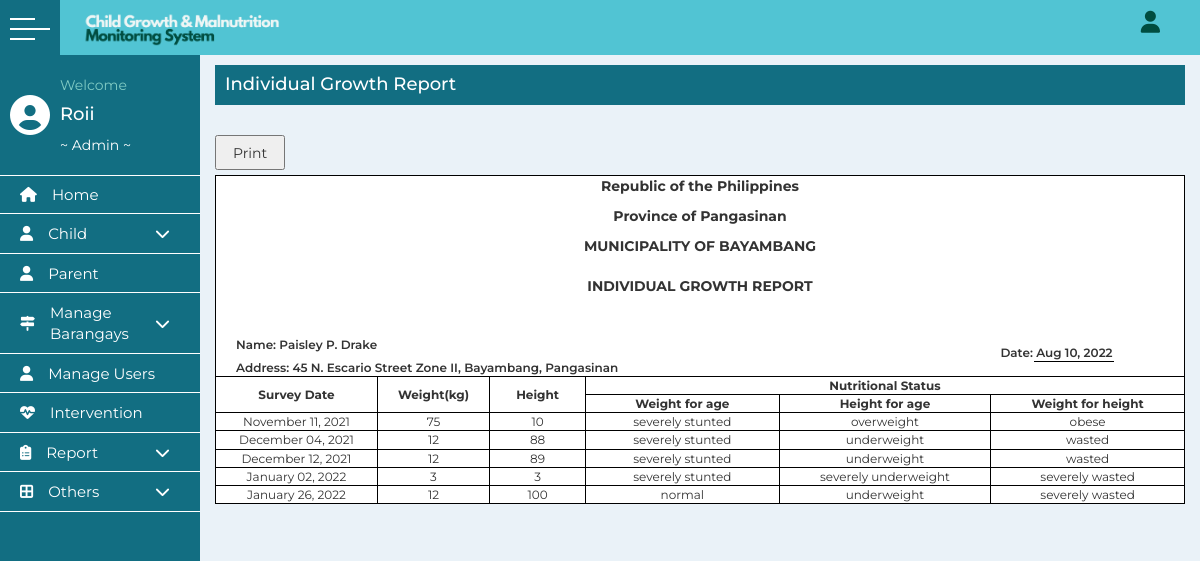
The app's page /individual_growth_report.php?id=85 (signed in) with its own data.
### tables this page shows
CREATE TABLE `newchild` (
  `id` int(11) NOT NULL,
  `lastname` varchar(255) NOT NULL,
  `firstname` varchar(255) NOT NULL,
  `middlename` varchar(255) NOT NULL,
  `birthdate` date NOT NULL,
  `age` int(11) NOT NULL,
  `gender` varchar(20) NOT NULL,
  `street` varchar(255) NOT NULL,
  `barangay` varchar(255) NOT NULL,
  `municipality` varchar(255) NOT NULL,
  `p_lastname` varchar(255) NOT NULL,
  `p_firstname` varchar(255) NOT NULL,
  `p_middlename` varchar(255) NOT NULL,
  `weight` double NOT NULL,
  `height` double NOT NULL,
  `weightstatus` varchar(255) NOT NULL,
  `heightstatus` varchar(255) NOT NULL,
  `w8_h8` varchar(255) NOT NULL,
  `svdate` date NOT NULL,
  `entrydate` varchar(255) NOT NULL,
  `archive` varchar(255) NOT NULL
);

CREATE TABLE `barangays` (
  `name` varchar(255) NOT NULL,
  `municipality` varchar(255) NOT NULL,
  `id` int(11) NOT NULL,
  `childcount` int(11) NOT NULL
);

CREATE TABLE `childrecords` (
  `id` int(11) NOT NULL,
  `child_id` int(11) NOT NULL,
  `svdate` varchar(255) NOT NULL,
  `weight` double NOT NULL,
  `height` double NOT NULL,
  `age` int(11) NOT NULL,
  `heightstatus` varchar(255) NOT NULL,
  `weightstatus` varchar(255) NOT NULL,
  `w8_h8` varchar(255) NOT NULL,
  `added_by` varchar(255) NOT NULL
);

### individual_growth_report.php (the view, shortened to what this page needs)
<?php
include ("includes/config.php");
  if (isset($_GET['id'])) {
    $id = $_GET['id'];
    $sql = "SELECT p.*,a.municipality, a.name
            FROM newchild AS p
            LEFT JOIN barangays AS a
            ON p.barangay=a.name where p.id = $id";
    $result = mysqli_query($Connection, $sql);
    $record = mysqli_fetch_assoc($result);
    $table_sql="SELECT * from childrecords where child_id = $id order by svdate";
    $table_result=mysqli_query($Connection, $table_sql);
  }
include ('includes/header.php');
?>
      <main>
      <div class="container">
          <div class="title-page" style="margin-top: 25px;">
            <h3>Individual Growth Report</h3>
           </div>
          <button style="width: 70px; height: 35px; margin-bottom: 5px; margin-top: 30px; font-size: 14px;">Print</button>
          <div class="individual-report" style="margin-bottom: 30px;">
            <table id="printTable" class="individual-report-table" style="width: 100%; background-color: white; height: auto; border: 1px solid black; border-collapse: collapse;">
              <tr>
                <th colspan="8" style="text-align: center; height: 100px; border: 1px solid black;">
                  <p style="font-size: 14px">Republic of the Philippines </p>
                  <p style="font-size: 14px">Province of Pangasinan</p>
                  <p style="font-size: 14px">MUNICIPALITY OF <?php echo strtoupper($record['municipality'])?></p>
                  <p style="font-size: 14px; margin-top: 20px;">INDIVIDUAL GROWTH REPORT</p>
                  <div class="child-info" style="margin-top: 40px;">
                    <div class="child-name" style="float: left; margin-left: 20px; font-size: 12px; font-weight: 600;">
                      Name:  <?php echo $record['firstname'].' '.$record['middlename'].' '.$record['lastname']; ?>
                    </div>
                    <br>
                    <div class="child-address" style="float: left; margin-left: 20px; font-size: 12px; font-weight: 600;">
                      Address: <?php echo $record['street'].' '.$record['barangay'].', '.$record['municipality'].', Pangasinan'; ?>
                    </div>
                    <div class="date-issued" style="float: right; margin-right: 70px; font-size: 12px; font-weight: 600; margin-top: -15px;">
                      Date:   <u><?php echo date("M d, Y");?></u> <div style="border-bottom: 1px solid black; width: 80px; margin-left: 35px;"></div>
                    </div>
                  </div>
                </th>
              </tr>
              <tr>
                <th  style="font-size: 12px; width: 300px; border: 1px solid black;" rowspan="2">Survey Date</th>
                <th  style="font-size: 12px; width: 170px; border: 1px solid black;" rowspan="2">Weight(kg)</th>
                <th  style="font-size: 12px; width: 170px; border: 1px solid black;" rowspan="2">Height</th>
                <th  style="font-size: 12px; border: 1px solid black;" colspan="3">Nutritional Status</th>
              </tr>
              <tr>
                <th style="font-size: 12px; border: 1px solid black;">Weight for age</th>
                <th style="font-size: 12px; border: 1px solid black;">Height for age</th>
                <th style="font-size: 12px; border: 1px solid black;">Weight for height</th>
              </tr>
                    <?php
                 while ($record = mysqli_fetch_assoc($table_result)) { ?>
                 <tr>
                <td style="font-size: 12px; border: 1px solid black;"><?php
                  if ($record['svdate']=='0000-00-00') {
                    echo "No survey yet";
                  }else{
                    echo date("F d, Y", strtotime($record['svdate']));
                  }
                ?></td>
                <td style="font-size: 12px; border: 1px solid black;"><?php
                 if ($record['weight']=='0') {
                    echo " ";
                  }else{
                    echo $record['weight'];
                  }
                 ?></td>
                <td style=" font-size: 12px;border: 1px solid black;"><?php
                 if ($record['height']=='0') {
                    echo " ";
                  }else{
                    echo $record['height'];
                  }
                 ?></td>
                <td style="font-size: 12px; border: 1px solid black;"><?php echo $record['heightstatus'];?></td>
                <td style="font-size: 12px; border: 1px solid black;"><?php echo $record['weightstatus'];?></td>
                <td style=" font-size: 12px;border: 1px solid black;"><?php echo $record['w8_h8'];?></td>
              </tr>
            <?php }?>
            </table>
          </div>
          </div>
      </div>
</body>
</html>

### css/style.css (style rules this page uses)
* { margin: 0; padding: 0; list-style: none; box-sizing: border-box; text-decoration: none; font-family: 'Montserrat', sans-serif; }
.main_container .container { margin-top: 40px; width: calc(100% - 200px); margin-left: 200px; transition: all 0.3s ease; }
main { background: #EAF2F8; min-height: calc(100vh - 60px); }
.title-page { width: 100%; height: 40px; background-color: #126e82; margin-top: 50px; }
.title-page h3 { float: left; margin-top: 10px; margin-left: 10px; font-size: 18px; color: white; }
.table-list table, td, th { border: 3px solid #126e82; font-size: 14px; text-align: center; }
.table-list-barangay table, td, th { border: 3px solid #126e82; font-size: 14px; text-align: center; }
.table-list-2 table, td, th { border: 3px solid #126e82; font-size: 18px; text-align: center; }
.table-list-2 table td, th { width: 400px; text-align: center; }
.table-list-child table, td, th { border: 3px solid #126e82; font-size: 14px; text-align: center; }
.table-child-growth table, td, th { border: 2px solid black; font-size: 16px; text-align: center; }
.table-child-report table, th, td { border: 2px solid black; }
.table-intervention table, td, th { border: 2px solid black; font-size: 16px; text-align: center; }

### records on screen
newchild: barangays.municipality "BAYAMBANG", firstname "Paisley", middlename "P.", lastname "Drake", street "45 N. Escario Street", barangay "Zone II", barangays.municipality "Bayambang"
childrecords: svdate "November 11, 2021", weight "75", height "10", heightstatus "severely stunted", weightstatus "overweight", w8_h8 "obese"
childrecords: svdate "December 04, 2021", weight "12", height "88", heightstatus "severely stunted", weightstatus "underweight", w8_h8 "wasted"
childrecords: svdate "December 12, 2021", weight "12", height "89", heightstatus "severely stunted", weightstatus "underweight", w8_h8 "wasted"
childrecords: svdate "January 02, 2022", weight "3", height "3", heightstatus "severely stunted", weightstatus "severely underweight", w8_h8 "severely wasted"
childrecords: svdate "January 26, 2022", weight "12", height "100", heightstatus "normal", weightstatus "underweight", w8_h8 "severely wasted"

### other values on screen
wordwrap($text, 12, "<br />\n") "Roii"
$_SESSION['role'] "Admin"
